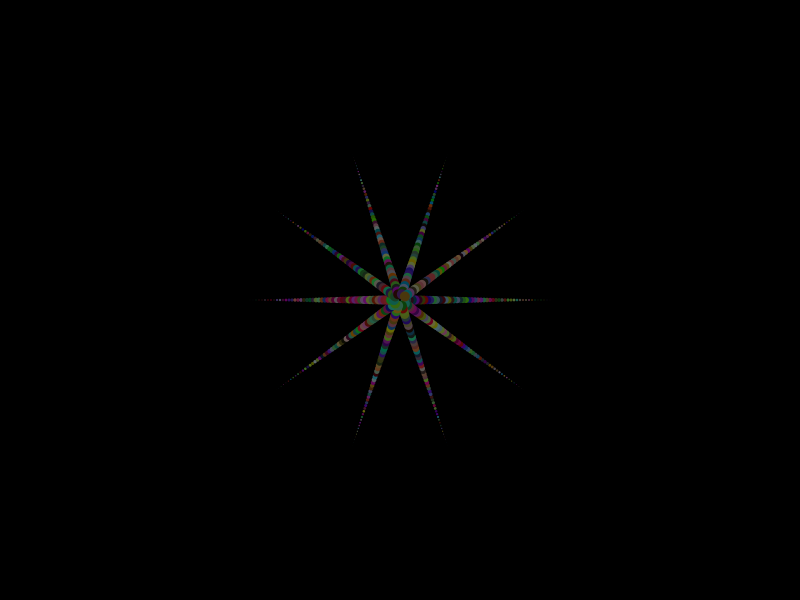
Frame 1 (no input)
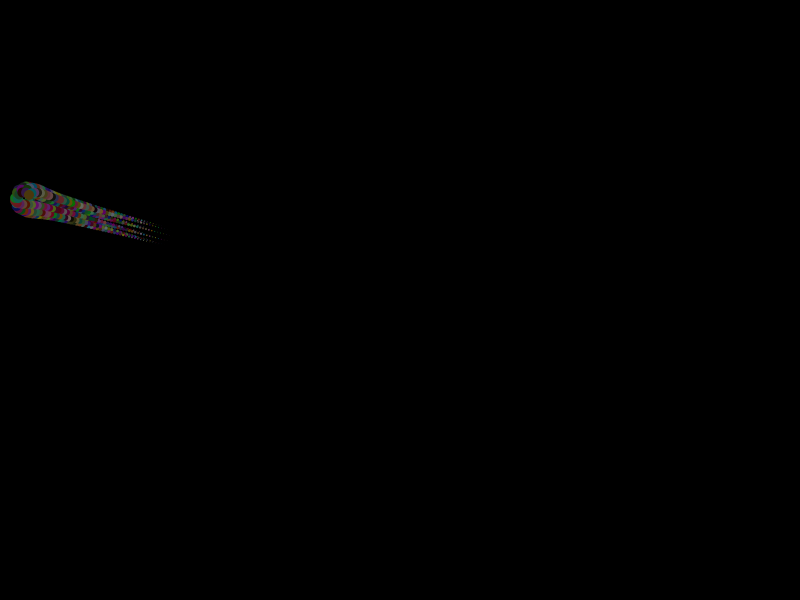
Frame 60 (the mouse pressed at the canvas centre just before this capture)
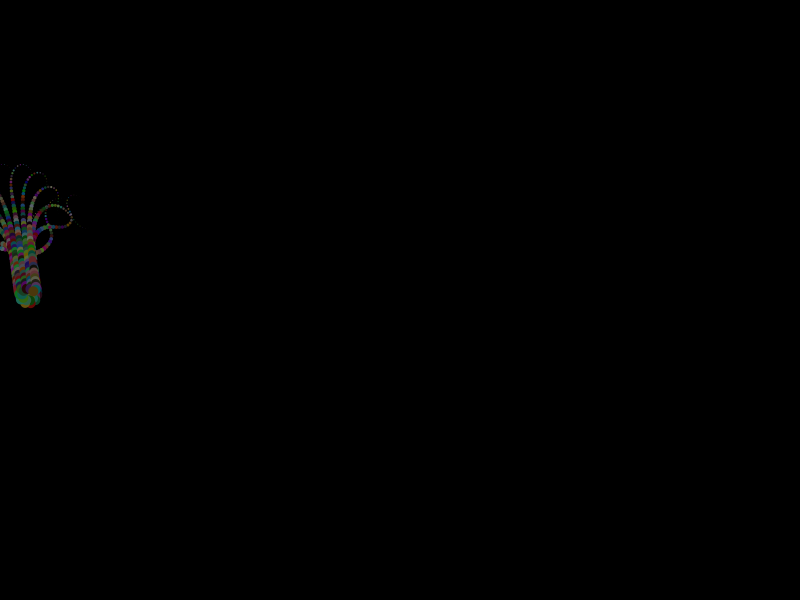
Frame 120 (the mouse held since frame 60 and released just before this capture)

The Processing sketch that drew these frames (run headless with seeded random() and noise(); from frame 60 on, the mouse is pressed at the canvas centre):

// Processing sketch: tenticles
// ── tenticles.pde
static class Penner {
   static float easeInOutExpo(float t, float b, float c, float d) {
    if (t==0) return b;
    if (t==d) return b+c;
    if ((t/=d/2) < 1) return c/2 * pow(2, 10 * (t - 1)) + b;
    return c/2 * (-pow(2, -10 * --t) + 2) + b;
  }
};
 
class TentaclePart {
  PVector position;
  float width;
  float height;
  color clr;
};
 
class Tentacle {
 
  PVector position;
  float orientation;
  float angularVelocity;
  int nbParts;
  float compactness;
  ArrayList<TentaclePart> parts;
 
  Tentacle(PVector pos, int nb, float w, float h, float o, float c) {
    position = pos;
    nbParts = nb;
    float headWidth = w;
    float headHeight = h;
    compactness = c;
    orientation = o;
    angularVelocity = 0;
    parts = new ArrayList<TentaclePart>();
 
    for (int i = 0; i < nbParts; i++) {
      TentaclePart part = new TentaclePart();
      part.width = (nbParts-i) * headWidth / (float)nbParts;
      part.height = (nbParts-i) * headHeight / (float)nbParts;
      part.position = position.get();
      part.position.x += compactness * i * cos( orientation );
      part.position.y += compactness * i * sin( orientation );
      part.clr = color(random(110), random(110), random(110));
      parts.add( part );
    }
  }
 
  void update() {
    PVector pos0 = parts.get(0).position;
    PVector pos1 = parts.get(1).position;
    pos0.set(position.get());
    pos1.x = pos0.x + ( compactness * cos( orientation ) );
    pos1.y = pos0.y + ( compactness * sin( orientation ) );
    for (int i = 2; i < nbParts; i++) {
      PVector currentPos = parts.get(i).position.get();
      PVector dist = PVector.sub( currentPos, parts.get(i-2).position.get() );
      float distmag = dist.mag();
      PVector pos = parts.get(i - 1).position.get();
      PVector move = PVector.mult(dist, compactness);
      move.div(distmag);
      pos.add(move);
      parts.get(i).position.set(pos);
    }
  }
 
  void draw() {
    for (int i = nbParts - 1; i >= 0; i--) {
      TentaclePart part = parts.get(i);
      noStroke();
      fill(part.clr);
      ellipse(part.position.x, part.position.y, part.width, part.height);
    }
  }
};
 
class Creature {
 
  PVector position;
  float radX, radY;
  float orientation;
 
  color headClr;
 
  ArrayList<Tentacle> tentacles;
  int nbTentacles;
  int tentaclesLength;
 
  int moveTime;
  int moveDuration;
  PVector dest;
  PVector lastPos;
  float moveDistance;
  boolean reachedDest;
 
  Creature(PVector pos, float rx, float ry, int nb, int l, float ts, float td) {
 
    position = pos;
    radX = rx;
    radY = ry;
    orientation = 0;
 
    nbTentacles = nb;
    tentaclesLength = l;
    tentacles = new ArrayList<Tentacle>();
 
    headClr = color(random(50,200), random(50,200), random(50,200));
 
    dest = new PVector(random(-1,1), random(-1,1));
    dest.mult(moveDistance);
    lastPos = position.get();
    moveDuration = 80;
    moveDistance = 400;
    reachedDest = true;
    moveTime = 0;
 
 
    for (int i = 0; i < nbTentacles; i++) {
      float tx = position.x + (cos(i * TWO_PI / nbTentacles) * radX/2);
      float ty = position.y + (sin(i * TWO_PI / nbTentacles) * radY/2);
      float tr = atan2(ty - position.y, tx - position.x);
      Tentacle tentacle = new Tentacle(new PVector(tx, ty), tentaclesLength, ts, ts, tr, td);
      tentacles.add(tentacle);
    }
  }
 
  void update() {
    for (int i = 0; i < nbTentacles; i++) {
      Tentacle t = tentacles.get(i);
      t.position.x = position.x + (cos((i * TWO_PI / nbTentacles) + orientation) * radX/2);
      t.position.y = position.y + (sin((i * TWO_PI / nbTentacles) + orientation) * radY/2);
      t.orientation = atan2((t.position.y - position.y), (t.position.x - position.x));
      t.update();
    }
 
    if(reachedDest) {
      lastPos = position.get();
      dest = new PVector(random(-1,1), random(-1,1));
      dest.normalize();
      dest.mult(moveDistance);
 
      PVector nextPos = PVector.add(position, dest);
      if(nextPos.x > width)
        dest.x = -abs(dest.x);
      else if(nextPos.x < 0)
        dest.x = abs(dest.x);
      if(nextPos.y  > height)
        dest.y = -abs(dest.y);
      else if(nextPos.y < 0)
        dest.y = abs(dest.y);
      reachedDest = false;
      moveTime = 0;
    }
    else {
      position.x = Penner.easeInOutExpo(moveTime, lastPos.x, dest.x, moveDuration);
      position.y = Penner.easeInOutExpo(moveTime, lastPos.y, dest.y, moveDuration);
      moveTime++;
      if(moveTime >= moveDuration)
        reachedDest = true;
    }
    orientation += random(-3, 3) * radians(.1);
  }
 
  void draw() {
    fill(200/*headClr*/);
    for(int i = 0; i < nbTentacles; i++)
      tentacles.get(i).draw();
 
  }
}
 
Creature c;
void setup() {
  smooth();
  size(800, 600);
  c = new Creature( new PVector(width / 2, height / 2), 12, 12, 10, 50, 10, 3 );
}
 
void draw() {
  background(0);
  c.update();
  c.draw();
}
